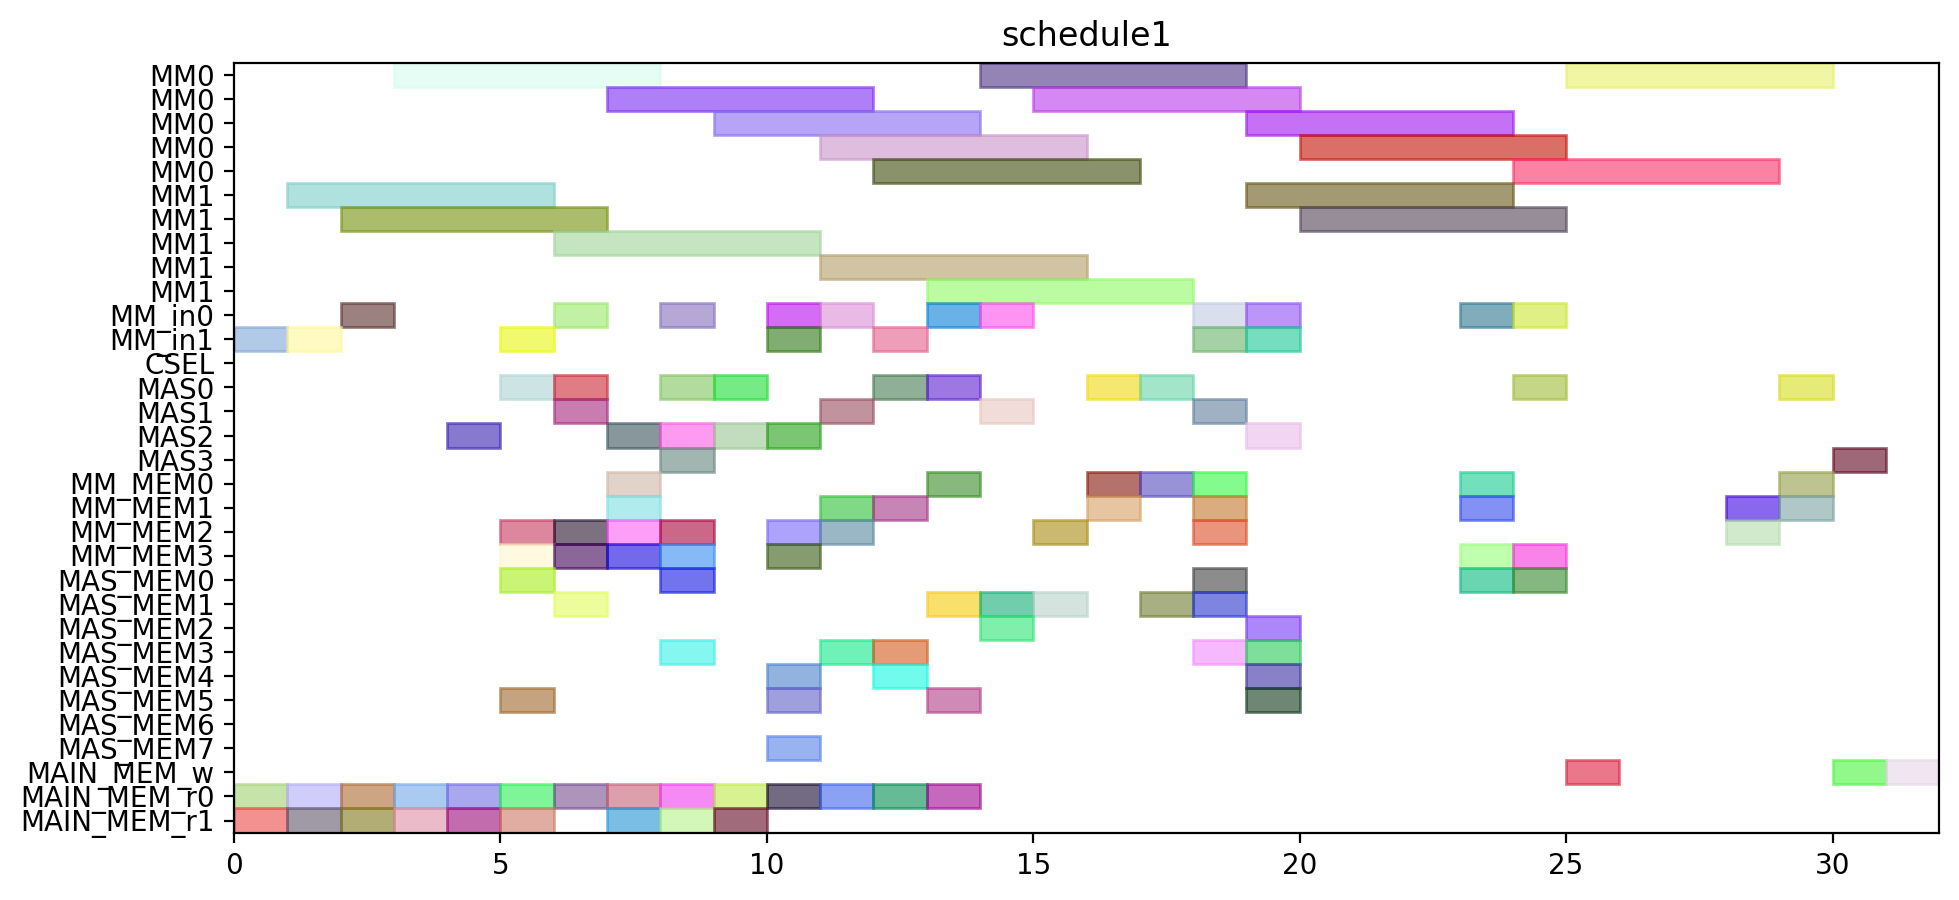

Source code (Python):
from pyschedule import Scenario, solvers, plotters, alt


def solve():
	horizon = 144
	S = Scenario("schedule1", horizon=horizon)

	# resource
	MM = S.Resources('MM', num=2, size=5)
	MM_in = S.Resources('MM_in', num=2)
	CSEL = S.Resource('CSEL')
	MAS = S.Resources('MAS', num=4, size=1, periods=range(1, horizon))
	MM_MEM = S.Resources('MM_MEM', num=4)
	MAS_MEM = S.Resources('MAS_MEM', num=8)
	MAIN_MEM_w = S.Resource('MAIN_MEM_w', size=1)
	MAIN_MEM_r = S.Resources('MAIN_MEM_r', num=2)

	# result of previous scheduling
	t0_in = S.Task('t0_in', length=1, delay_cost=1)
	S += t0_in >= 0
	t0_in += MM_in[1]

	t0_mem0 = S.Task('t0_mem0', length=1, delay_cost=1)
	S += t0_mem0 >= 0
	t0_mem0 += MAIN_MEM_r[0]

	t0_mem1 = S.Task('t0_mem1', length=1, delay_cost=1)
	S += t0_mem1 >= 0
	t0_mem1 += MAIN_MEM_r[1]

	t0 = S.Task('t0', length=5, delay_cost=1)
	S += t0 >= 1
	t0 += MM[1]

	t2_in = S.Task('t2_in', length=1, delay_cost=1)
	S += t2_in >= 1
	t2_in += MM_in[1]

	t2_mem0 = S.Task('t2_mem0', length=1, delay_cost=1)
	S += t2_mem0 >= 1
	t2_mem0 += MAIN_MEM_r[0]

	t2_mem1 = S.Task('t2_mem1', length=1, delay_cost=1)
	S += t2_mem1 >= 1
	t2_mem1 += MAIN_MEM_r[1]

	t1_in = S.Task('t1_in', length=1, delay_cost=1)
	S += t1_in >= 2
	t1_in += MM_in[0]

	t1_mem0 = S.Task('t1_mem0', length=1, delay_cost=1)
	S += t1_mem0 >= 2
	t1_mem0 += MAIN_MEM_r[0]

	t1_mem1 = S.Task('t1_mem1', length=1, delay_cost=1)
	S += t1_mem1 >= 2
	t1_mem1 += MAIN_MEM_r[1]

	t2 = S.Task('t2', length=5, delay_cost=1)
	S += t2 >= 2
	t2 += MM[1]

	t1 = S.Task('t1', length=5, delay_cost=1)
	S += t1 >= 3
	t1 += MM[0]

	t9_mem0 = S.Task('t9_mem0', length=1, delay_cost=1)
	S += t9_mem0 >= 3
	t9_mem0 += MAIN_MEM_r[0]

	t9_mem1 = S.Task('t9_mem1', length=1, delay_cost=1)
	S += t9_mem1 >= 3
	t9_mem1 += MAIN_MEM_r[1]

	t8_mem0 = S.Task('t8_mem0', length=1, delay_cost=1)
	S += t8_mem0 >= 4
	t8_mem0 += MAIN_MEM_r[0]

	t8_mem1 = S.Task('t8_mem1', length=1, delay_cost=1)
	S += t8_mem1 >= 4
	t8_mem1 += MAIN_MEM_r[1]

	t9 = S.Task('t9', length=1, delay_cost=1)
	S += t9 >= 4
	t9 += MAS[2]

	t10_in = S.Task('t10_in', length=1, delay_cost=1)
	S += t10_in >= 5
	t10_in += MM_in[1]

	t10_mem0 = S.Task('t10_mem0', length=1, delay_cost=1)
	S += t10_mem0 >= 5
	t10_mem0 += MAS_MEM[0]

	t10_mem1 = S.Task('t10_mem1', length=1, delay_cost=1)
	S += t10_mem1 >= 5
	t10_mem1 += MAS_MEM[5]

	t24_mem0 = S.Task('t24_mem0', length=1, delay_cost=1)
	S += t24_mem0 >= 5
	t24_mem0 += MM_MEM[2]

	t24_mem1 = S.Task('t24_mem1', length=1, delay_cost=1)
	S += t24_mem1 >= 5
	t24_mem1 += MM_MEM[3]

	t4_mem0 = S.Task('t4_mem0', length=1, delay_cost=1)
	S += t4_mem0 >= 5
	t4_mem0 += MAIN_MEM_r[0]

	t4_mem1 = S.Task('t4_mem1', length=1, delay_cost=1)
	S += t4_mem1 >= 5
	t4_mem1 += MAIN_MEM_r[1]

	t8 = S.Task('t8', length=1, delay_cost=1)
	S += t8 >= 5
	t8 += MAS[0]

	t10 = S.Task('t10', length=5, delay_cost=1)
	S += t10 >= 6
	t10 += MM[1]

	t24 = S.Task('t24', length=1, delay_cost=1)
	S += t24 >= 6
	t24 += MAS[0]

	t25_mem0 = S.Task('t25_mem0', length=1, delay_cost=1)
	S += t25_mem0 >= 6
	t25_mem0 += MM_MEM[2]

	t25_mem1 = S.Task('t25_mem1', length=1, delay_cost=1)
	S += t25_mem1 >= 6
	t25_mem1 += MAS_MEM[1]

	t26_in = S.Task('t26_in', length=1, delay_cost=1)
	S += t26_in >= 6
	t26_in += MM_in[0]

	t26_mem0 = S.Task('t26_mem0', length=1, delay_cost=1)
	S += t26_mem0 >= 6
	t26_mem0 += MAIN_MEM_r[0]

	t26_mem1 = S.Task('t26_mem1', length=1, delay_cost=1)
	S += t26_mem1 >= 6
	t26_mem1 += MM_MEM[3]

	t4 = S.Task('t4', length=1, delay_cost=1)
	S += t4 >= 6
	t4 += MAS[1]

	t11_mem0 = S.Task('t11_mem0', length=1, delay_cost=1)
	S += t11_mem0 >= 7
	t11_mem0 += MM_MEM[0]

	t11_mem1 = S.Task('t11_mem1', length=1, delay_cost=1)
	S += t11_mem1 >= 7
	t11_mem1 += MM_MEM[3]

	t25 = S.Task('t25', length=1, delay_cost=1)
	S += t25 >= 7
	t25 += MAS[2]

	t26 = S.Task('t26', length=5, delay_cost=1)
	S += t26 >= 7
	t26 += MM[0]

	t3_mem0 = S.Task('t3_mem0', length=1, delay_cost=1)
	S += t3_mem0 >= 7
	t3_mem0 += MAIN_MEM_r[0]

	t3_mem1 = S.Task('t3_mem1', length=1, delay_cost=1)
	S += t3_mem1 >= 7
	t3_mem1 += MAIN_MEM_r[1]

	t6_mem0 = S.Task('t6_mem0', length=1, delay_cost=1)
	S += t6_mem0 >= 7
	t6_mem0 += MM_MEM[2]

	t6_mem1 = S.Task('t6_mem1', length=1, delay_cost=1)
	S += t6_mem1 >= 7
	t6_mem1 += MM_MEM[1]

	t11 = S.Task('t11', length=1, delay_cost=1)
	S += t11 >= 8
	t11 += MAS[3]

	t14_mem0 = S.Task('t14_mem0', length=1, delay_cost=1)
	S += t14_mem0 >= 8
	t14_mem0 += MAIN_MEM_r[0]

	t14_mem1 = S.Task('t14_mem1', length=1, delay_cost=1)
	S += t14_mem1 >= 8
	t14_mem1 += MAIN_MEM_r[1]

	t16_mem0 = S.Task('t16_mem0', length=1, delay_cost=1)
	S += t16_mem0 >= 8
	t16_mem0 += MM_MEM[2]

	t16_mem1 = S.Task('t16_mem1', length=1, delay_cost=1)
	S += t16_mem1 >= 8
	t16_mem1 += MM_MEM[3]

	t3 = S.Task('t3', length=1, delay_cost=1)
	S += t3 >= 8
	t3 += MAS[0]

	t5_in = S.Task('t5_in', length=1, delay_cost=1)
	S += t5_in >= 8
	t5_in += MM_in[0]

	t5_mem0 = S.Task('t5_mem0', length=1, delay_cost=1)
	S += t5_mem0 >= 8
	t5_mem0 += MAS_MEM[0]

	t5_mem1 = S.Task('t5_mem1', length=1, delay_cost=1)
	S += t5_mem1 >= 8
	t5_mem1 += MAS_MEM[3]

	t6 = S.Task('t6', length=1, delay_cost=1)
	S += t6 >= 8
	t6 += MAS[2]

	t13_mem0 = S.Task('t13_mem0', length=1, delay_cost=1)
	S += t13_mem0 >= 9
	t13_mem0 += MAIN_MEM_r[0]

	t13_mem1 = S.Task('t13_mem1', length=1, delay_cost=1)
	S += t13_mem1 >= 9
	t13_mem1 += MAIN_MEM_r[1]

	t14 = S.Task('t14', length=1, delay_cost=1)
	S += t14 >= 9
	t14 += MAS[2]

	t16 = S.Task('t16', length=1, delay_cost=1)
	S += t16 >= 9
	t16 += MAS[0]

	t5 = S.Task('t5', length=5, delay_cost=1)
	S += t5 >= 9
	t5 += MM[0]

	t12_mem0 = S.Task('t12_mem0', length=1, delay_cost=1)
	S += t12_mem0 >= 10
	t12_mem0 += MM_MEM[2]

	t12_mem1 = S.Task('t12_mem1', length=1, delay_cost=1)
	S += t12_mem1 >= 10
	t12_mem1 += MAS_MEM[7]

	t13 = S.Task('t13', length=1, delay_cost=1)
	S += t13 >= 10
	t13 += MAS[2]

	t15_in = S.Task('t15_in', length=1, delay_cost=1)
	S += t15_in >= 10
	t15_in += MM_in[1]

	t15_mem0 = S.Task('t15_mem0', length=1, delay_cost=1)
	S += t15_mem0 >= 10
	t15_mem0 += MAS_MEM[4]

	t15_mem1 = S.Task('t15_mem1', length=1, delay_cost=1)
	S += t15_mem1 >= 10
	t15_mem1 += MAS_MEM[5]

	t19_in = S.Task('t19_in', length=1, delay_cost=1)
	S += t19_in >= 10
	t19_in += MM_in[0]

	t19_mem0 = S.Task('t19_mem0', length=1, delay_cost=1)
	S += t19_mem0 >= 10
	t19_mem0 += MAIN_MEM_r[0]

	t19_mem1 = S.Task('t19_mem1', length=1, delay_cost=1)
	S += t19_mem1 >= 10
	t19_mem1 += MM_MEM[3]

	t12 = S.Task('t12', length=1, delay_cost=1)
	S += t12 >= 11
	t12 += MAS[1]

	t15 = S.Task('t15', length=5, delay_cost=1)
	S += t15 >= 11
	t15 += MM[1]

	t18_in = S.Task('t18_in', length=1, delay_cost=1)
	S += t18_in >= 11
	t18_in += MM_in[0]

	t18_mem0 = S.Task('t18_mem0', length=1, delay_cost=1)
	S += t18_mem0 >= 11
	t18_mem0 += MAIN_MEM_r[0]

	t18_mem1 = S.Task('t18_mem1', length=1, delay_cost=1)
	S += t18_mem1 >= 11
	t18_mem1 += MAS_MEM[3]

	t19 = S.Task('t19', length=5, delay_cost=1)
	S += t19 >= 11
	t19 += MM[0]

	t29_mem0 = S.Task('t29_mem0', length=1, delay_cost=1)
	S += t29_mem0 >= 11
	t29_mem0 += MM_MEM[2]

	t29_mem1 = S.Task('t29_mem1', length=1, delay_cost=1)
	S += t29_mem1 >= 11
	t29_mem1 += MM_MEM[1]

	t18 = S.Task('t18', length=5, delay_cost=1)
	S += t18 >= 12
	t18 += MM[0]

	t27_in = S.Task('t27_in', length=1, delay_cost=1)
	S += t27_in >= 12
	t27_in += MM_in[1]

	t27_mem0 = S.Task('t27_mem0', length=1, delay_cost=1)
	S += t27_mem0 >= 12
	t27_mem0 += MAIN_MEM_r[0]

	t27_mem1 = S.Task('t27_mem1', length=1, delay_cost=1)
	S += t27_mem1 >= 12
	t27_mem1 += MAS_MEM[3]

	t28_mem0 = S.Task('t28_mem0', length=1, delay_cost=1)
	S += t28_mem0 >= 12
	t28_mem0 += MAS_MEM[4]

	t28_mem1 = S.Task('t28_mem1', length=1, delay_cost=1)
	S += t28_mem1 >= 12
	t28_mem1 += MM_MEM[1]

	t29 = S.Task('t29', length=1, delay_cost=1)
	S += t29 >= 12
	t29 += MAS[0]

	t27 = S.Task('t27', length=5, delay_cost=1)
	S += t27 >= 13
	t27 += MM[1]

	t28 = S.Task('t28', length=1, delay_cost=1)
	S += t28 >= 13
	t28 += MAS[0]

	t30_in = S.Task('t30_in', length=1, delay_cost=1)
	S += t30_in >= 13
	t30_in += MM_in[0]

	t30_mem0 = S.Task('t30_mem0', length=1, delay_cost=1)
	S += t30_mem0 >= 13
	t30_mem0 += MAIN_MEM_r[0]

	t30_mem1 = S.Task('t30_mem1', length=1, delay_cost=1)
	S += t30_mem1 >= 13
	t30_mem1 += MAS_MEM[1]

	t7_mem0 = S.Task('t7_mem0', length=1, delay_cost=1)
	S += t7_mem0 >= 13
	t7_mem0 += MM_MEM[0]

	t7_mem1 = S.Task('t7_mem1', length=1, delay_cost=1)
	S += t7_mem1 >= 13
	t7_mem1 += MAS_MEM[5]

	t30 = S.Task('t30', length=5, delay_cost=1)
	S += t30 >= 14
	t30 += MM[0]

	t35_in = S.Task('t35_in', length=1, delay_cost=1)
	S += t35_in >= 14
	t35_in += MM_in[0]

	t35_mem0 = S.Task('t35_mem0', length=1, delay_cost=1)
	S += t35_mem0 >= 14
	t35_mem0 += MAS_MEM[2]

	t35_mem1 = S.Task('t35_mem1', length=1, delay_cost=1)
	S += t35_mem1 >= 14
	t35_mem1 += MAS_MEM[1]

	t7 = S.Task('t7', length=1, delay_cost=1)
	S += t7 >= 14
	t7 += MAS[1]

	t17_mem0 = S.Task('t17_mem0', length=1, delay_cost=1)
	S += t17_mem0 >= 15
	t17_mem0 += MM_MEM[2]

	t17_mem1 = S.Task('t17_mem1', length=1, delay_cost=1)
	S += t17_mem1 >= 15
	t17_mem1 += MAS_MEM[1]

	t35 = S.Task('t35', length=5, delay_cost=1)
	S += t35 >= 15
	t35 += MM[0]

	t17 = S.Task('t17', length=1, delay_cost=1)
	S += t17 >= 16
	t17 += MAS[0]

	t20_mem0 = S.Task('t20_mem0', length=1, delay_cost=1)
	S += t20_mem0 >= 16
	t20_mem0 += MM_MEM[0]

	t20_mem1 = S.Task('t20_mem1', length=1, delay_cost=1)
	S += t20_mem1 >= 16
	t20_mem1 += MM_MEM[1]

	t20 = S.Task('t20', length=1, delay_cost=1)
	S += t20 >= 17
	t20 += MAS[0]

	t31_in = S.Task('t31_in', length=1, delay_cost=1)
	S += t31_in >= 18
	t31_in += MM_in[1]

	t31_mem0 = S.Task('t31_mem0', length=1, delay_cost=1)
	S += t31_mem0 >= 18
	t31_mem0 += MM_MEM[2]

	t31_mem1 = S.Task('t31_mem1', length=1, delay_cost=1)
	S += t31_mem1 >= 18
	t31_mem1 += MM_MEM[1]

	t31 = S.Task('t31', length=5, delay_cost=1)
	S += t31 >= 19
	t31 += MM[1]


	# new tasks
	t21 = S.Task('t21', length=1, delay_cost=1)
	t21 += alt(MAS)
	t21_mem0 = S.Task('t21_mem0', length=1, delay_cost=1)
	t21_mem0 += MM_MEM[0]
	S += 7 < t21_mem0
	S += t21_mem0 <= t21

	t21_mem1 = S.Task('t21_mem1', length=1, delay_cost=1)
	t21_mem1 += MAS_MEM[1]
	S += 17 < t21_mem1
	S += t21_mem1 <= t21

	t22 = S.Task('t22', length=1, delay_cost=1)
	t22 += alt(MAS)
	t22_mem0 = S.Task('t22_mem0', length=1, delay_cost=1)
	t22_mem0 += MM_MEM[0]
	S += 7 < t22_mem0
	S += t22_mem0 <= t22

	t22_mem1 = S.Task('t22_mem1', length=1, delay_cost=1)
	t22_mem1 += MAS_MEM[1]
	S += 17 < t22_mem1
	S += t22_mem1 <= t22

	t32 = S.Task('t32', length=5, delay_cost=1)
	t32 += alt(MM)
	t32_in = S.Task('t32_in', length=1, delay_cost=1)
	t32_in += alt(MM_in)
	S += t32_in*MM_in[0]<=t32*MM[0]
	S += t32_in*MM_in[1]<=t32*MM[1]
	t32_mem0 = S.Task('t32_mem0', length=1, delay_cost=1)
	t32_mem0 += MAS_MEM[0]
	S += 13 < t32_mem0
	S += t32_mem0 <= t32

	t32_mem1 = S.Task('t32_mem1', length=1, delay_cost=1)
	t32_mem1 += MM_MEM[3]
	S += 23 < t32_mem1
	S += t32_mem1 <= t32

	t33 = S.Task('t33', length=5, delay_cost=1)
	t33 += alt(MM)
	t33_in = S.Task('t33_in', length=1, delay_cost=1)
	t33_in += alt(MM_in)
	S += t33_in*MM_in[0]<=t33*MM[0]
	S += t33_in*MM_in[1]<=t33*MM[1]
	t33_mem0 = S.Task('t33_mem0', length=1, delay_cost=1)
	t33_mem0 += MAS_MEM[0]
	S += 16 < t33_mem0
	S += t33_mem0 <= t33

	t33_mem1 = S.Task('t33_mem1', length=1, delay_cost=1)
	t33_mem1 += MM_MEM[3]
	S += 23 < t33_mem1
	S += t33_mem1 <= t33

	t23 = S.Task('t23', length=5, delay_cost=1)
	t23 += alt(MM)
	t23_in = S.Task('t23_in', length=1, delay_cost=1)
	t23_in += alt(MM_in)
	S += t23_in*MM_in[0]<=t23*MM[0]
	S += t23_in*MM_in[1]<=t23*MM[1]
	t23_mem0 = S.Task('t23_mem0', length=1, delay_cost=1)
	t23_mem0 += alt(MAS_MEM)
	S += (t21*MAS[0])-1 < t23_mem0*MAS_MEM[0]
	S += (t21*MAS[1])-1 < t23_mem0*MAS_MEM[2]
	S += (t21*MAS[2])-1 < t23_mem0*MAS_MEM[4]
	S += (t21*MAS[3])-1 < t23_mem0*MAS_MEM[6]
	S += t23_mem0 <= t23

	t23_mem1 = S.Task('t23_mem1', length=1, delay_cost=1)
	t23_mem1 += alt(MAS_MEM)
	S += (t22*MAS[0])-1 < t23_mem1*MAS_MEM[1]
	S += (t22*MAS[1])-1 < t23_mem1*MAS_MEM[3]
	S += (t22*MAS[2])-1 < t23_mem1*MAS_MEM[5]
	S += (t22*MAS[3])-1 < t23_mem1*MAS_MEM[7]
	S += t23_mem1 <= t23

	t34 = S.Task('t34', length=5, delay_cost=1)
	t34 += alt(MM)
	t34_in = S.Task('t34_in', length=1, delay_cost=1)
	t34_in += alt(MM_in)
	S += t34_in*MM_in[0]<=t34*MM[0]
	S += t34_in*MM_in[1]<=t34*MM[1]
	t34_mem0 = S.Task('t34_mem0', length=1, delay_cost=1)
	t34_mem0 += MAS_MEM[2]
	S += 14 < t34_mem0
	S += t34_mem0 <= t34

	t34_mem1 = S.Task('t34_mem1', length=1, delay_cost=1)
	t34_mem1 += alt(MAS_MEM)
	S += (t21*MAS[0])-1 < t34_mem1*MAS_MEM[1]
	S += (t21*MAS[1])-1 < t34_mem1*MAS_MEM[3]
	S += (t21*MAS[2])-1 < t34_mem1*MAS_MEM[5]
	S += (t21*MAS[3])-1 < t34_mem1*MAS_MEM[7]
	S += t34_mem1 <= t34

	t36 = S.Task('t36', length=5, delay_cost=1)
	t36 += alt(MM)
	t36_in = S.Task('t36_in', length=1, delay_cost=1)
	t36_in += alt(MM_in)
	S += t36_in*MM_in[0]<=t36*MM[0]
	S += t36_in*MM_in[1]<=t36*MM[1]
	t36_mem0 = S.Task('t36_mem0', length=1, delay_cost=1)
	t36_mem0 += MAS_MEM[0]
	S += 16 < t36_mem0
	S += t36_mem0 <= t36

	t36_mem1 = S.Task('t36_mem1', length=1, delay_cost=1)
	t36_mem1 += alt(MAS_MEM)
	S += (t22*MAS[0])-1 < t36_mem1*MAS_MEM[1]
	S += (t22*MAS[1])-1 < t36_mem1*MAS_MEM[3]
	S += (t22*MAS[2])-1 < t36_mem1*MAS_MEM[5]
	S += (t22*MAS[3])-1 < t36_mem1*MAS_MEM[7]
	S += t36_mem1 <= t36

	PY_new = S.Task('PY_new', length=1, delay_cost=1)
	PY_new += alt(MAS)
	S += 0<PY_new

	PY_new_w = S.Task('PY_new_w', length=1, delay_cost=1)
	PY_new_w += alt(MAIN_MEM_w)
	S += PY_new <= PY_new_w

	PY_new_mem0 = S.Task('PY_new_mem0', length=1, delay_cost=1)
	PY_new_mem0 += alt(MM_MEM)
	S += (t23*MM[0])-1 < PY_new_mem0*MM_MEM[0]
	S += (t23*MM[1])-1 < PY_new_mem0*MM_MEM[2]
	S += PY_new_mem0 <= PY_new

	PY_new_mem1 = S.Task('PY_new_mem1', length=1, delay_cost=1)
	PY_new_mem1 += alt(MM_MEM)
	S += (t32*MM[0])-1 < PY_new_mem1*MM_MEM[1]
	S += (t32*MM[1])-1 < PY_new_mem1*MM_MEM[3]
	S += PY_new_mem1 <= PY_new

	PX_new = S.Task('PX_new', length=1, delay_cost=1)
	PX_new += alt(MAS)
	S += 0<PX_new

	PX_new_w = S.Task('PX_new_w', length=1, delay_cost=1)
	PX_new_w += alt(MAIN_MEM_w)
	S += PX_new <= PX_new_w

	PX_new_mem0 = S.Task('PX_new_mem0', length=1, delay_cost=1)
	PX_new_mem0 += alt(MM_MEM)
	S += (t34*MM[0])-1 < PX_new_mem0*MM_MEM[0]
	S += (t34*MM[1])-1 < PX_new_mem0*MM_MEM[2]
	S += PX_new_mem0 <= PX_new

	PX_new_mem1 = S.Task('PX_new_mem1', length=1, delay_cost=1)
	PX_new_mem1 += alt(MM_MEM)
	S += (t33*MM[0])-1 < PX_new_mem1*MM_MEM[1]
	S += (t33*MM[1])-1 < PX_new_mem1*MM_MEM[3]
	S += PX_new_mem1 <= PX_new

	PZ_new = S.Task('PZ_new', length=1, delay_cost=1)
	PZ_new += alt(MAS)
	S += 0<PZ_new

	PZ_new_w = S.Task('PZ_new_w', length=1, delay_cost=1)
	PZ_new_w += alt(MAIN_MEM_w)
	S += PZ_new <= PZ_new_w

	PZ_new_mem0 = S.Task('PZ_new_mem0', length=1, delay_cost=1)
	PZ_new_mem0 += alt(MM_MEM)
	S += (t36*MM[0])-1 < PZ_new_mem0*MM_MEM[0]
	S += (t36*MM[1])-1 < PZ_new_mem0*MM_MEM[2]
	S += PZ_new_mem0 <= PZ_new

	PZ_new_mem1 = S.Task('PZ_new_mem1', length=1, delay_cost=1)
	PZ_new_mem1 += MM_MEM[1]
	S += 19 < PZ_new_mem1
	S += PZ_new_mem1 <= PZ_new

	solvers.mip.solve(S,msg=1,kind='CPLEX',ratio_gap=1.01)

	solution = [['hoge']*len(S.solution()[1]) for i in range(len(S.solution()))]
	for i in range(len(S.solution())):
		for j in range(len(S.solution()[i])):
			solution[i][j]=str(S.solution()[i][j])
	print(solution)

	cycles = int(solution[-1][3])

	pic_file_name = "/home/mfukuda/ABE/multiRAM_multiMAS_16mux/scheduling_result/stage5MM2_stage1MAS4/EP_ADD_A_ANY/schedule1.png"
	if(S.solution() != []):
		plotters.matplotlib.plot(S,img_filename=pic_file_name, show_task_labels=False, fig_size=(cycles*0.25+3, 5))

	return solution
